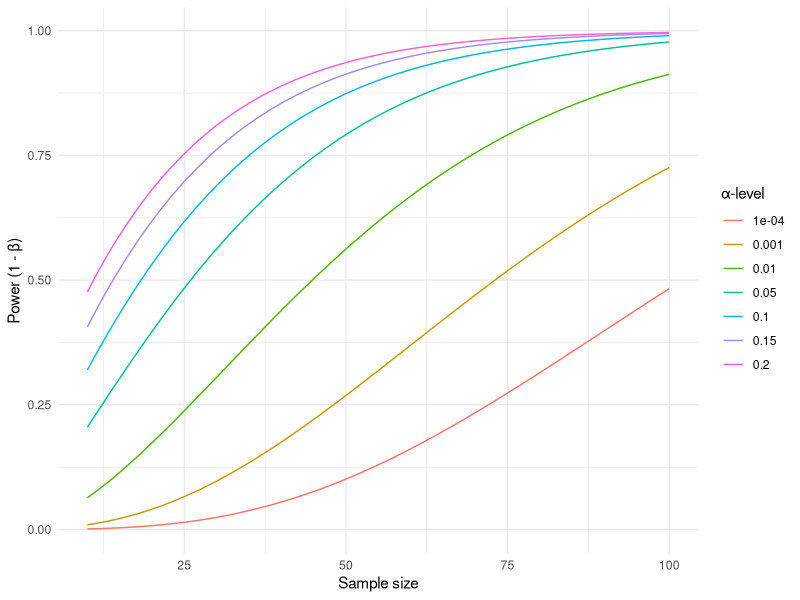

Generate this figure with R:
## ---- chunk 1

library(pwr); library(tidyverse); library(ggtext)

dat <- data.frame(n = rep(seq(from = 10, to = 100, by = 1), 7),
           d = 0.4, 
           alpha = rep(c(0.0001, 0.001, 0.01, 0.05, 0.1, 0.15, 0.2), each = 91), 
           beta = NA)



for(i in 1:nrow(dat)) {
  
  pwrtest  <- pwr.t.test(d = dat[i,2], n = dat[i,1], type = "paired", sig.level = dat[i, 3])
  
  dat[i, 4] <- pwrtest$power
  
}


dat %>%
  ggplot(aes(n, beta, group = as.factor(alpha), color = as.factor(alpha))) + geom_line() + 
  labs(x = "Sample size", 
       y = "Power (1 - \U03B2)", 
       color = "\U03B1-level") +
  theme(axis.title.y = element_markdown(), 
        legend.title = element_markdown()) +
  theme_minimal()

## ---- chunk 2

library(pwr)

pwr.t.test(d = 1.5/6.8, sig.level = 0.05, power = 0.8)

## ---- chunk 3
# Calculate SD of change scores
# sqrt(SD2baseline + SD2final - (2 x Corr x SDbaseline x SDfinal))

sd_change <- sqrt(5.5^2 + 5.5^2 - (2 * 0.75 * 5 * 5.1))

effect_size <- 1.5/sd_change

## ---- chunk 4

library(pwr)

pwr.t.test(d = 1.5/4.7, sig.level = 0.05, power = 0.8)
